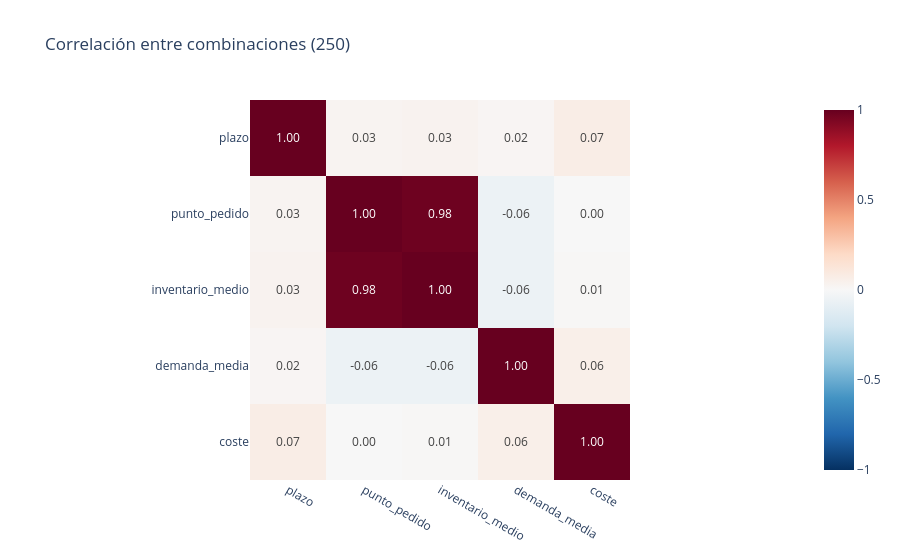

Here is the notebook cell this chart was saved with:
### Markdown cell above
A nivel diario casi todo es ruido. Los atributos fijos se comparan mejor **por combinación**:

### Code cell
per_combo = clean.groupby(COMBO, observed=True).agg(
    plazo=("Supplier_Lead_Time_Days", "first"),
    punto_pedido=("Reorder_Point", "first"),
    inventario_medio=("Inventory_Level", "mean"),
    demanda_media=("Units_Sold", "mean"),
    coste=("Unit_Cost", "first"),
)
combo_corr = per_combo.corr()
fig = px.imshow(combo_corr, text_auto=".2f", zmin=-1, zmax=1,
                color_continuous_scale="RdBu_r", title="Correlación entre combinaciones (250)")
fig.show()

### Figure 1 — Plotly figure (JSON) as saved in the notebook; plotly's stock layout.template omitted (floating-point values rounded to 4 significant figures)
{"data": [{"coloraxis": "coloraxis", "hovertemplate": "x: %{x}<br>y: %{y}<br>color: %{z}<extra></extra>", "name": "0", "texttemplate": "%{z:.2f}", "type": "heatmap", "x": ["plazo", "punto_pedido", "inventario_medio", "demanda_media", "coste"], "xaxis": "x", "y": ["plazo", "punto_pedido", "inventario_medio", "demanda_media", "coste"], "yaxis": "y", "z": [[1.0, 0.02684, 0.03323, 0.01796, 0.0717], [0.02684, 1.0, 0.9809, -0.0576, 0.001775], [0.03323, 0.9809, 1.0, -0.05798, 0.007965], [0.01796, -0.0576, -0.05798, 1.0, 0.05895], [0.0717, 0.001775, 0.007965, 0.05895, 1.0]]}], "layout": {"coloraxis": {"autocolorscale": false, "cmax": 1, "cmin": -1, "colorscale": [[0.0, "rgb(5,48,97)"], [0.1, "rgb(33,102,172)"], [0.2, "rgb(67,147,195)"], [0.3, "rgb(146,197,222)"], [0.4, "rgb(209,229,240)"], [0.5, "rgb(247,247,247)"], [0.6, "rgb(253,219,199)"], [0.7, "rgb(244,165,130)"], [0.8, "rgb(214,96,77)"], [0.9, "rgb(178,24,43)"], [1.0, "rgb(103,0,31)"]]}, "title": {"text": "Correlación entre combinaciones (250)"}, "xaxis": {"anchor": "y", "constrain": "domain", "domain": [0.0, 1.0], "scaleanchor": "y"}, "yaxis": {"anchor": "x", "autorange": "reversed", "constrain": "domain", "domain": [0.0, 1.0]}}}
